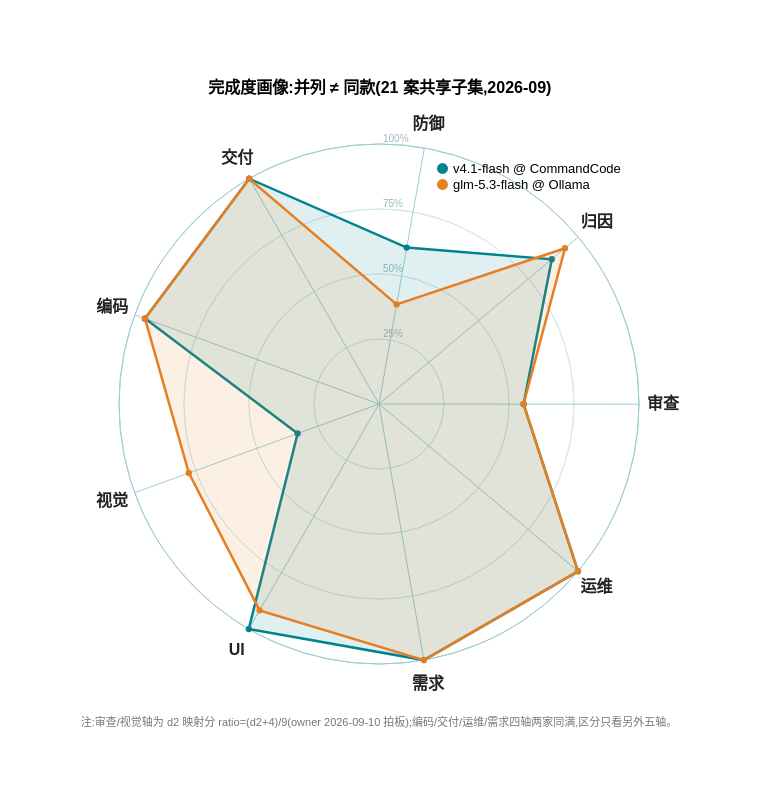

The specification (Vega-Lite) saved for this image:
### Vega specification from a JSON file in a GitHub repository (floating-point values rounded to 4 significant figures)
{"$schema": "https://vega.github.io/schema/vega/v5.json", "width": 520, "height": 520, "padding": 80, "title": {"text": "完成度画像:并列 ≠ 同款(21 案共享子集,2026-09)", "fontSize": 16, "anchor": "middle", "offset": 20}, "signals": [{"name": "radius", "update": "width / 2"}], "data": [{"name": "table", "values": [{"key": "编码", "category": "v4.1-flash @ CommandCode", "value": 0.958}, {"key": "编码", "category": "glm-5.3-flash @ Ollama", "value": 0.958}, {"key": "交付", "category": "v4.1-flash @ CommandCode", "value": 1.0}, {"key": "交付", "category": "glm-5.3-flash @ Ollama", "value": 1.0}, {"key": "防御", "category": "v4.1-flash @ CommandCode", "value": 0.611}, {"key": "防御", "category": "glm-5.3-flash @ Ollama", "value": 0.389}, {"key": "归因", "category": "v4.1-flash @ CommandCode", "value": 0.867}, {"key": "归因", "category": "glm-5.3-flash @ Ollama", "value": 0.933}, {"key": "审查", "category": "v4.1-flash @ CommandCode", "value": 0.556}, {"key": "审查", "category": "glm-5.3-flash @ Ollama", "value": 0.556}, {"key": "运维", "category": "v4.1-flash @ CommandCode", "value": 1.0}, {"key": "运维", "category": "glm-5.3-flash @ Ollama", "value": 1.0}, {"key": "需求", "category": "v4.1-flash @ CommandCode", "value": 1.0}, {"key": "需求", "category": "glm-5.3-flash @ Ollama", "value": 1.0}, {"key": "UI", "category": "v4.1-flash @ CommandCode", "value": 1.0}, {"key": "UI", "category": "glm-5.3-flash @ Ollama", "value": 0.917}, {"key": "视觉", "category": "v4.1-flash @ CommandCode", "value": 0.333}, {"key": "视觉", "category": "glm-5.3-flash @ Ollama", "value": 0.778}, {"key": "编码", "category": "v4.1-flash @ CommandCode", "value": 0.958, "close": true}, {"key": "编码", "category": "glm-5.3-flash @ Ollama", "value": 0.958, "close": true}]}, {"name": "keys", "values": ["编码", "交付", "防御", "归因", "审查", "运维", "需求", "UI", "视觉"]}, {"name": "ticks", "values": [{"f": 0.25}, {"f": 0.5}, {"f": 0.75}, {"f": 1.0}]}], "scales": [{"name": "angular", "type": "point", "domain": {"data": "keys", "field": "data"}, "range": {"signal": "[-PI + 0.35, PI + 0.35 - 2 * PI / 9]"}}, {"name": "radial", "type": "linear", "domain": [0, 1], "range": {"signal": "[0, radius]"}, "zero": true, "nice": false}, {"name": "color", "type": "ordinal", "domain": ["v4.1-flash @ CommandCode", "glm-5.3-flash @ Ollama"], "range": ["#00838F", "#E67E22"]}], "legends": [{"fill": "color", "orient": "top-right", "title": null, "labelFontSize": 13, "symbolSize": 120, "labelLimit": 0}], "marks": [{"type": "arc", "encode": {"enter": {"x": {"signal": "0.5 * width"}, "y": {"signal": "0.5 * height"}, "startAngle": {"value": 0}, "endAngle": {"signal": "2 * PI"}, "innerRadius": {"signal": "0.25 * radius"}, "outerRadius": {"signal": "0.25 * radius"}, "stroke": {"value": "#cfe8ec"}, "strokeWidth": {"value": 1}}}}, {"type": "arc", "encode": {"enter": {"x": {"signal": "0.5 * width"}, "y": {"signal": "0.5 * height"}, "startAngle": {"value": 0}, "endAngle": {"signal": "2 * PI"}, "innerRadius": {"signal": "0.5 * radius"}, "outerRadius": {"signal": "0.5 * radius"}, "stroke": {"value": "#cfe8ec"}, "strokeWidth": {"value": 1}}}}, {"type": "arc", "encode": {"enter": {"x": {"signal": "0.5 * width"}, "y": {"signal": "0.5 * height"}, "startAngle": {"value": 0}, "endAngle": {"signal": "2 * PI"}, "innerRadius": {"signal": "0.75 * radius"}, "outerRadius": {"signal": "0.75 * radius"}, "stroke": {"value": "#cfe8ec"}, "strokeWidth": {"value": 1}}}}, {"type": "arc", "encode": {"enter": {"x": {"signal": "0.5 * width"}, "y": {"signal": "0.5 * height"}, "startAngle": {"value": 0}, "endAngle": {"signal": "2 * PI"}, "innerRadius": {"signal": "radius"}, "outerRadius": {"signal": "radius"}, "stroke": {"value": "#9fcdd4"}, "strokeWidth": {"value": 1}}}}, {"type": "text", "encode": {"enter": {"x": {"signal": "0.5 * width + 4"}, "y": {"signal": "0.5 * height - datum.f * radius"}, "text": {"signal": "format(datum.f, '.0%')"}, "fontSize": {"value": 10}, "fill": {"value": "#9ab8bd"}, "align": {"value": "left"}, "baseline": {"value": "bottom"}}}, "from": {"data": "ticks"}}, {"type": "rule", "from": {"data": "keys"}, "encode": {"enter": {"x": {"signal": "0.5 * width"}, "y": {"signal": "0.5 * height"}, "x2": {"signal": "0.5 * width + radius * cos(scale('angular', datum.data))"}, "y2": {"signal": "0.5 * height + radius * sin(scale('angular', datum.data))"}, "stroke": {"value": "#9fcdd4"}, "strokeWidth": {"value": 1}}}}, {"type": "text", "from": {"data": "keys"}, "encode": {"enter": {"x": {"signal": "0.5 * width + (radius + 24) * cos(scale('angular', datum.data))"}, "y": {"signal": "0.5 * height + (radius + 24) * sin(scale('angular', datum.data))"}, "text": {"field": "data"}, "fontSize": {"value": 16}, "fontWeight": {"value": "bold"}, "align": {"value": "center"}, "baseline": {"value": "middle"}, "fill": {"value": "#222"}}}}, {"type": "group", "from": {"facet": {"name": "cats", "data": "table", "groupby": "category"}}, "marks": [{"type": "line", "from": {"data": "cats"}, "encode": {"enter": {"x": {"signal": "0.5 * width + scale('radial', datum.value) * cos(scale('angular', datum.key))"}, "y": {"signal": "0.5 * height + scale('radial', datum.value) * sin(scale('angular', datum.key))"}, "stroke": {"scale": "color", "field": {"parent": "category"}}, "strokeWidth": {"value": 2.5}, "fill": {"scale": "color", "field": {"parent": "category"}}, "fillOpacity": {"value": 0.12}}}}, {"type": "symbol", "from": {"data": "cats"}, "encode": {"enter": {"x": {"signal": "0.5 * width + scale('radial', datum.value) * cos(scale('angular', datum.key))"}, "y": {"signal": "0.5 * height + scale('radial', datum.value) * sin(scale('angular', datum.key))"}, "size": {"value": 40}, "fill": {"scale": "color", "field": {"parent": "category"}}}}}]}, {"type": "text", "encode": {"enter": {"x": {"signal": "0.5 * width"}, "y": {"signal": "height + 62"}, "text": {"value": "注:审查/视觉轴为 d2 映射分 ratio=(d2+4)/9(owner 2026-09-10 拍板);编码/交付/运维/需求四轴两家同满,区分只看另外五轴。"}, "fontSize": {"value": 11}, "fill": {"value": "#777"}, "align": {"value": "center"}}}}]}
